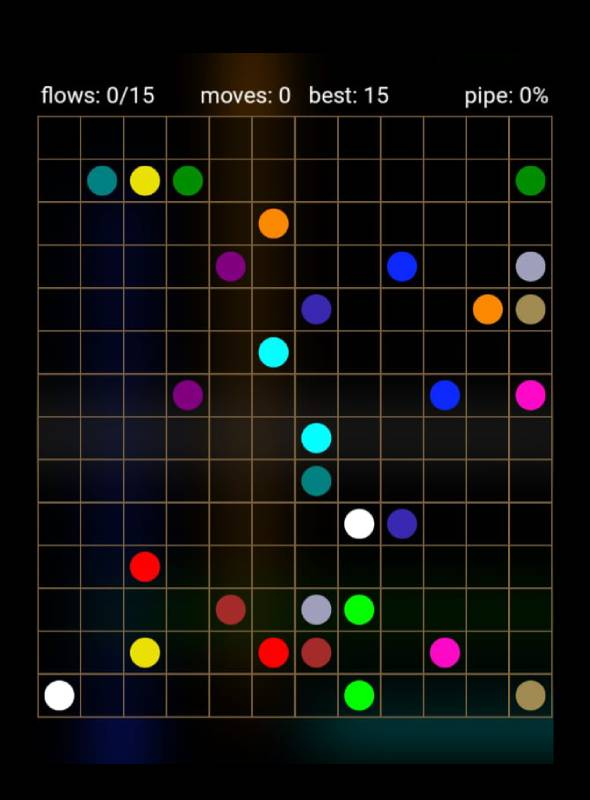
#> input picture Flow Free Game/15x15.jpg, 590 x 800 px
$ python -i grid_extractor.py   (imports and definitions only)
#> lines starting #> are read from the running program, lines starting #| are printed output that depends on the picture; after the words box and inside, x2 and y2 are one past the last pixel; in counts of white or black regions, pixels touching at a corner belong together
import cv2
import numpy as np
import os
from typing import Optional, Tuple

class GridExtractor:
    """
    Class to extract the grid from an input image.

    Attributes:
        width (int): The width of the output grid image.
        height (int): The height of the output grid image.
        image_path (str): The path to the input image file.
        raw_image (numpy.ndarray): The raw input image.
    """

    def __init__(self, image_path: str, width: int = 500, height: int = 500) -> None:
        """
        Initialize the GridExtractor with the path to the input image and output dimensions.

        Args:
            image_path (str): The path to the input image file.
            width (int, optional): The width of the output grid image. Default is 500.
            height (int, optional): The height of the output grid image. Default is 500.
        """
#> called with image_path = '../Flow Free Game/15x15.jpg', width = 500, height = 500
        self.width = width
        self.height = height
        self.image_path = image_path
        self.raw_image = cv2.imread(image_path)
#> self.raw_image is the input picture: shape (800, 590, 3); mean B, G, R 16.2, 17.7, 18.3
        self.preprocessed_image = self._preprocess_image()

    def _preprocess_image(self) -> np.ndarray:
        """
        Preprocess the input image.

        Returns:
            numpy.ndarray: The preprocessed image.
        """
        canny_image = cv2.Canny(self.raw_image, 100, 200)
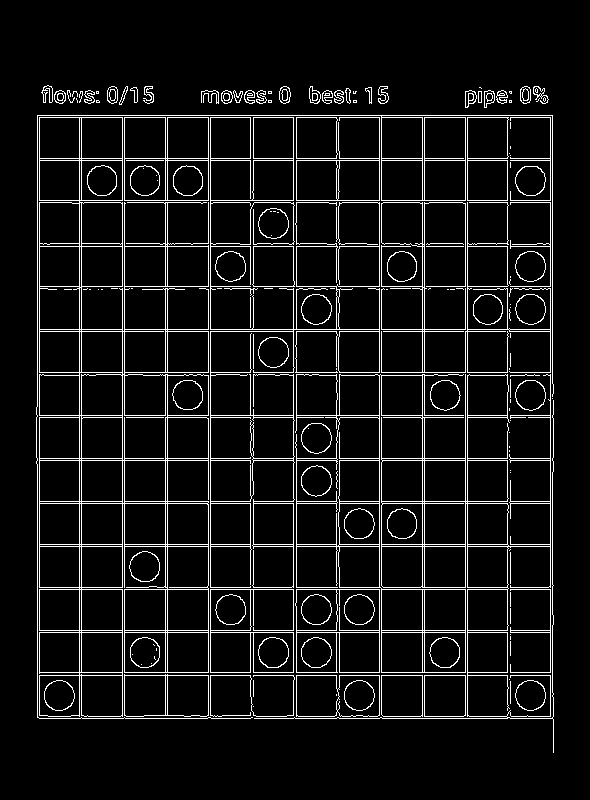
#> canny_image: shape (800, 590); 7.3% white in thin lines or dots, all inside (x1, y1, x2, y2) = (36, 85, 554, 753)
        return canny_image

    def _reorder(self, points: np.ndarray) -> np.ndarray:
        """
        Reorder the points in the contour to a specific order.

        Args:
            points (numpy.ndarray): The points in the contour.

        Returns:
            numpy.ndarray: The reordered points.
        """
        points = points.reshape((4, 2))
        points_new = np.zeros((4, 1, 2), dtype=np.int32)
        add = points.sum(1)
        points_new[0] = points[np.argmin(add)]
        points_new[3] = points[np.argmax(add)]
        diff = np.diff(points, axis=1)
        points_new[1] = points[np.argmin(diff)]
        points_new[2] = points[np.argmax(diff)]
        return points_new

    def _find_largest_contour(self, image: np.ndarray) -> Optional[np.ndarray]:
        """
        Find the largest contour in the given image.

        Args:
            image (numpy.ndarray): The input image.

        Returns:
            Optional[numpy.ndarray]: The largest contour found, or None if no suitable contour is found.
        """
        contours, _ = cv2.findContours(image, cv2.RETR_EXTERNAL, cv2.CHAIN_APPROX_SIMPLE)
#> contours = 132 contours, 78 with area under 20; largest, box (x1, y1, x2, y2) and area: (39, 117, 209, 717) 76000, (254, 374, 554, 753) 43682, (210, 117, 380, 588) 15616, (124, 117, 209, 201) 6891, (36, 115, 554, 719) 6810
        max_area = 0
        largest_contour = None

        for contour in contours:
            area = cv2.contourArea(contour)
            if area > 60000:
                perimeter = cv2.arcLength(contour, True)
                approx = cv2.approxPolyDP(contour, 0.002 * perimeter, True)
                if area > max_area and len(approx) == 4:
                    max_area = area
                    largest_contour = approx
#> this loop made 132 passes
#> (area, perimeter) on pass 91: (76000, 4691)
#> area on passes 3, 6, 7, 8, 10, 16: 715, 1679.5, 1678, 3335.5, 3394.5, 83.5
#> after the loop, max_area = 0

        return largest_contour

    def extract_grid(self) -> Optional[np.ndarray]:
        """
        Extract the grid from the preprocessed image.

        Returns:
            Optional[numpy.ndarray]: The extracted grid image, or None if no grid is detected.
        """
        largest_contour = self._find_largest_contour(self.preprocessed_image)
        if largest_contour is not None:
            largest_contour = self._reorder(largest_contour)
            pts1 = np.float32(largest_contour)
            pts2 = np.float32([[0, 0], [self.width, 0], [0, self.height], [self.width, self.height]])
            matrix = cv2.getPerspectiveTransform(pts1, pts2)
            warped_image = cv2.warpPerspective(self.raw_image, matrix, (self.width, self.height))
            return warped_image
        else:
            print("No grid detected in the image.")
            return None

    def save_grid(self, grid_image: Optional[np.ndarray]) -> None:
        """
        Save the extracted grid image to the raw_matrices folder with the same name as the input image.

        Args:
            grid_image (Optional[numpy.ndarray]): The grid image to be saved.
        """
        if grid_image is not None:
            file_name = os.path.basename(self.image_path)
            output_dir = os.path.join(os.path.dirname(__file__), "..", "dataset", "raw_matrices", "Image", file_name)
            cv2.imwrite(output_dir, grid_image)
            print(f"Grid extracted and saved successfully as {file_name}.")
        else:
            print("Failed to save the grid image. No grid detected or extracted.")

>>> result = GridExtractor('../Flow Free Game/15x15.jpg').extract_grid()

$ run again, on Flow Free Game/5x5.jpg
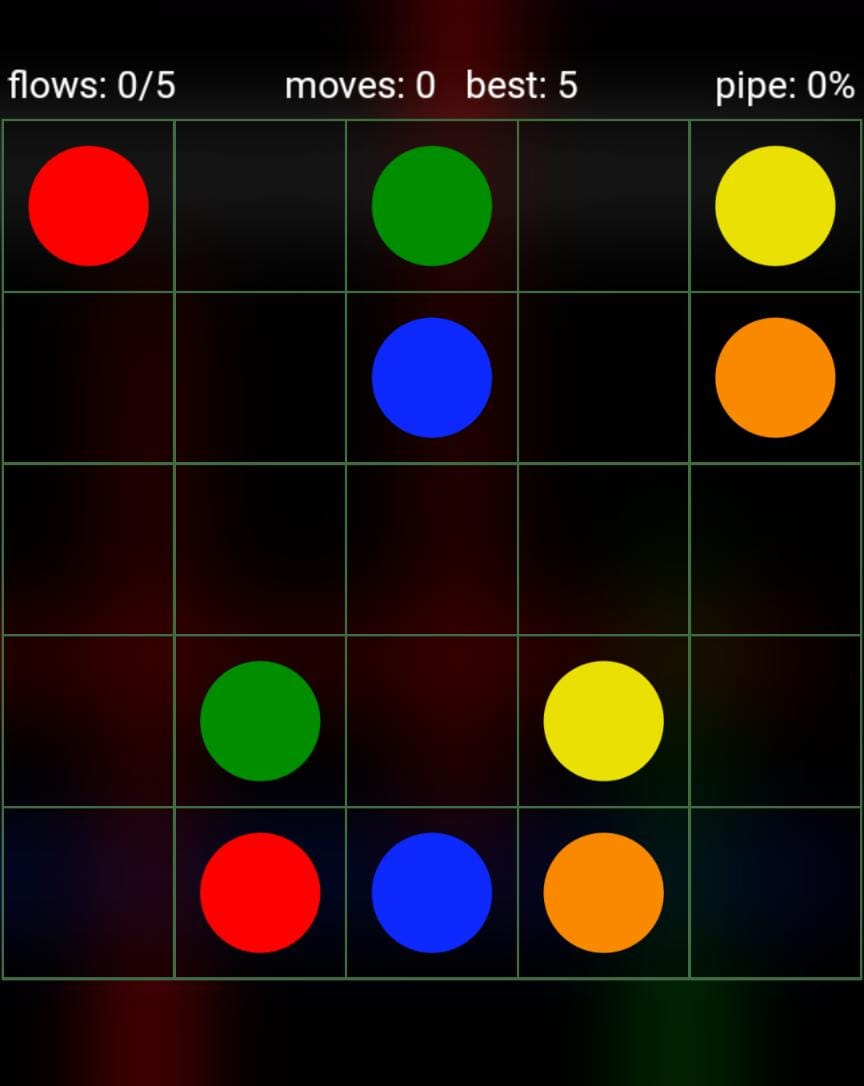
#> input picture Flow Free Game/5x5.jpg, 864 x 1086 px
#> in __init__, self.raw_image is the input picture: shape (1086, 864, 3); mean B, G, R 14.1, 21.2, 32.8
#> in _preprocess_image, `canny_image = cv2.Canny(self.raw_image, 100, 200)`:
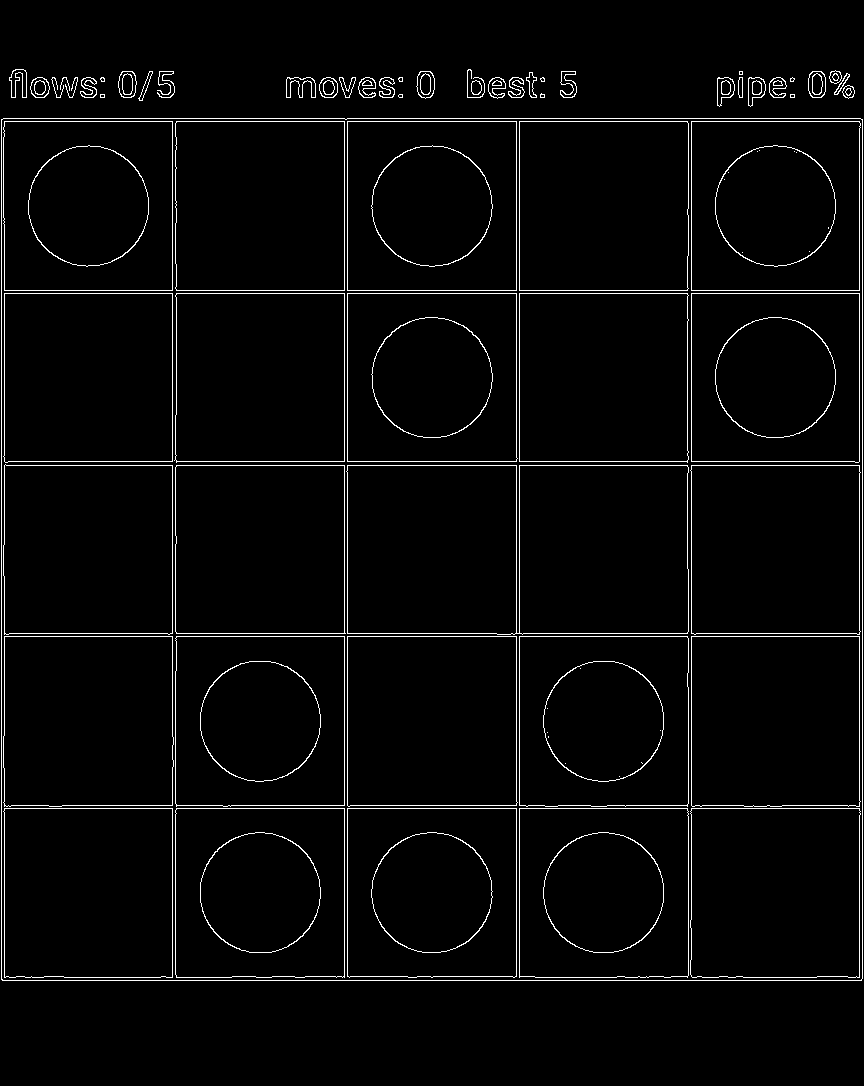
#> canny_image: shape (1086, 864); 3% white in thin lines or dots, all inside (x1, y1, x2, y2) = (1, 69, 863, 981)
#> contours = 39 contours, 13 with area under 20; largest, box (x1, y1, x2, y2) and area: (1, 118, 863, 981) 742175, (416, 71, 435, 99) 402, (808, 71, 826, 98) 399, (118, 71, 137, 98) 398, (748, 77, 766, 107) 344
#> the loop in _find_largest_contour, `for contour in contours:` made 39 passes
#> (area, perimeter, max_area, largest_contour) on pass 1: (742175, 3444.5, 742175, [[1, 119], [1, 979], [861, 980], [862, 119]])
#> after the loop in _find_largest_contour, `for contour in contours:`: max_area = 742175
#> in extract_grid, `largest_contour = self._find_largest_contour(self.preprocessed_image)`: largest_contour = [[1, 119], [1, 979], [861, 980], [862, 119]]
#> add = [120, 980, 1841, 981]
#> diff = [118, 978, 119, -743]
#> in extract_grid, `largest_contour = self._reorder(largest_contour)`: largest_contour = [[1, 119], [862, 119], [1, 979], [861, 980]]
#> matrix = [[0.581, 1.16e-20, -0.581], [-1.65e-17, 0.581, -69.09], [1.35e-06, -1.35e-06, 1]]
#> in extract_grid, `warped_image = cv2.warpPerspective(self.raw_image, matrix, (self.width..`:
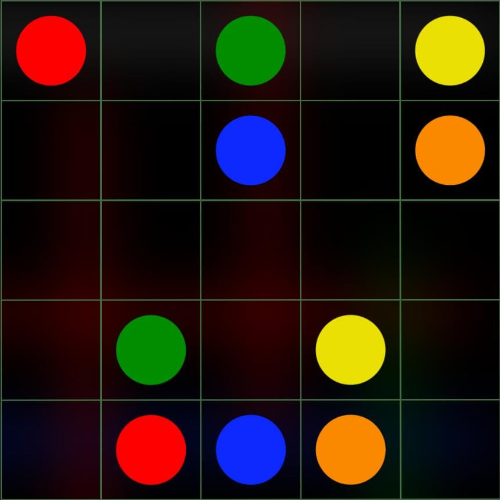
#> warped_image: shape (500, 500, 3); mean B, G, R 15.3, 23.7, 36.8

$ run again, on Flow Free Game/6x6.jpg
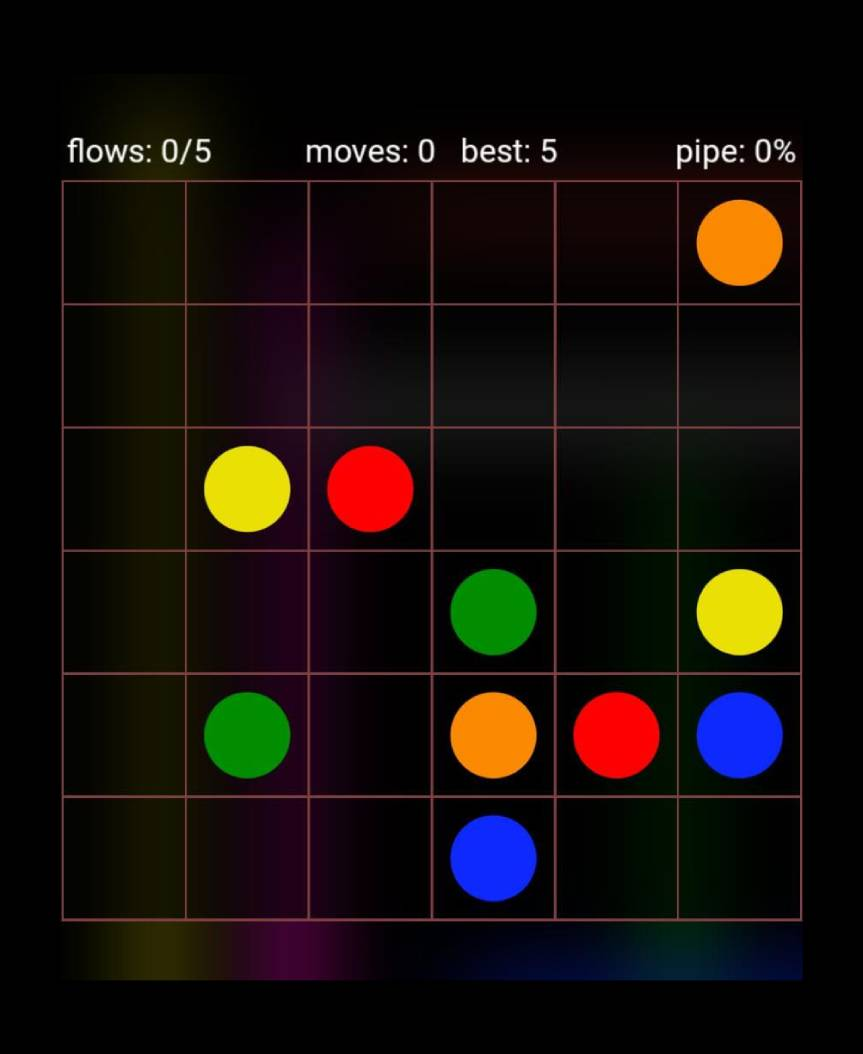
#> input picture Flow Free Game/6x6.jpg, 863 x 1054 px
#> in __init__, self.raw_image is the input picture: shape (1054, 863, 3); mean B, G, R 11.2, 15, 21.8
#> in _preprocess_image, `canny_image = cv2.Canny(self.raw_image, 100, 200)`:
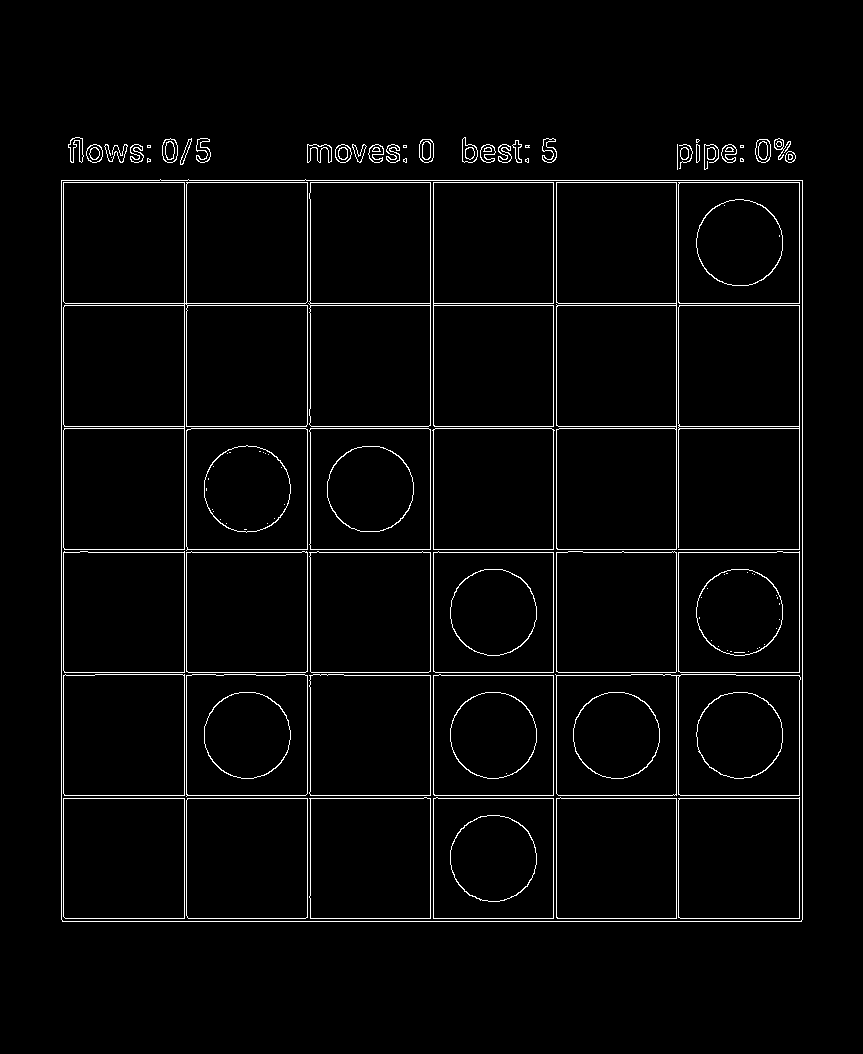
#> canny_image: shape (1054, 863); 2.9% white in thin lines or dots, all inside (x1, y1, x2, y2) = (61, 137, 803, 922)
#> contours = 39 contours, 14 with area under 20; largest, box (x1, y1, x2, y2) and area: (61, 179, 803, 922) 549081, (162, 138, 178, 163) 305, (755, 139, 771, 163) 300, (419, 139, 434, 163) 292, (462, 137, 478, 163) 260
#> the loop in _find_largest_contour, `for contour in contours:` made 39 passes
#> (area, perimeter, max_area, largest_contour) on pass 1: (549081, 2965.3, 549081, [[61, 180], [62, 921], [801, 921], [802, 180]])
#> after the loop in _find_largest_contour, `for contour in contours:`: max_area = 549081
#> in extract_grid, `largest_contour = self._find_largest_contour(self.preprocessed_image)`: largest_contour = [[61, 180], [62, 921], [801, 921], [802, 180]]
#> add = [241, 983, 1722, 982]
#> diff = [119, 859, 120, -622]
#> in extract_grid, `largest_contour = self._reorder(largest_contour)`: largest_contour = [[61, 180], [802, 180], [62, 921], [801, 921]]
#> matrix = [[0.674, -0.00091, -40.97], [-1.77e-17, 0.673, -121.1], [-7.69e-20, -3.64e-06, 1]]
#> in extract_grid, `warped_image = cv2.warpPerspective(self.raw_image, matrix, (self.width..`:
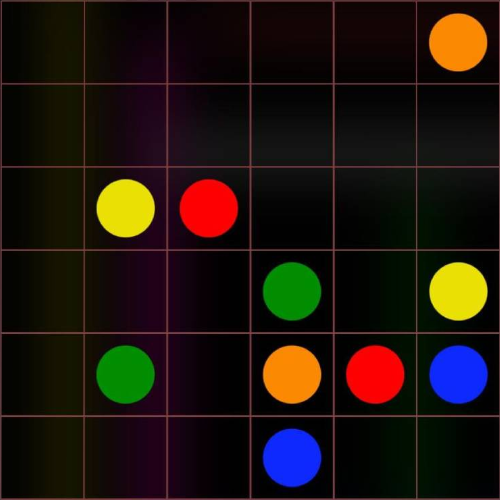
#> warped_image: shape (500, 500, 3); mean B, G, R 14.3, 21.1, 31.3

$ run again, on Flow Free Game/7x7.jpg
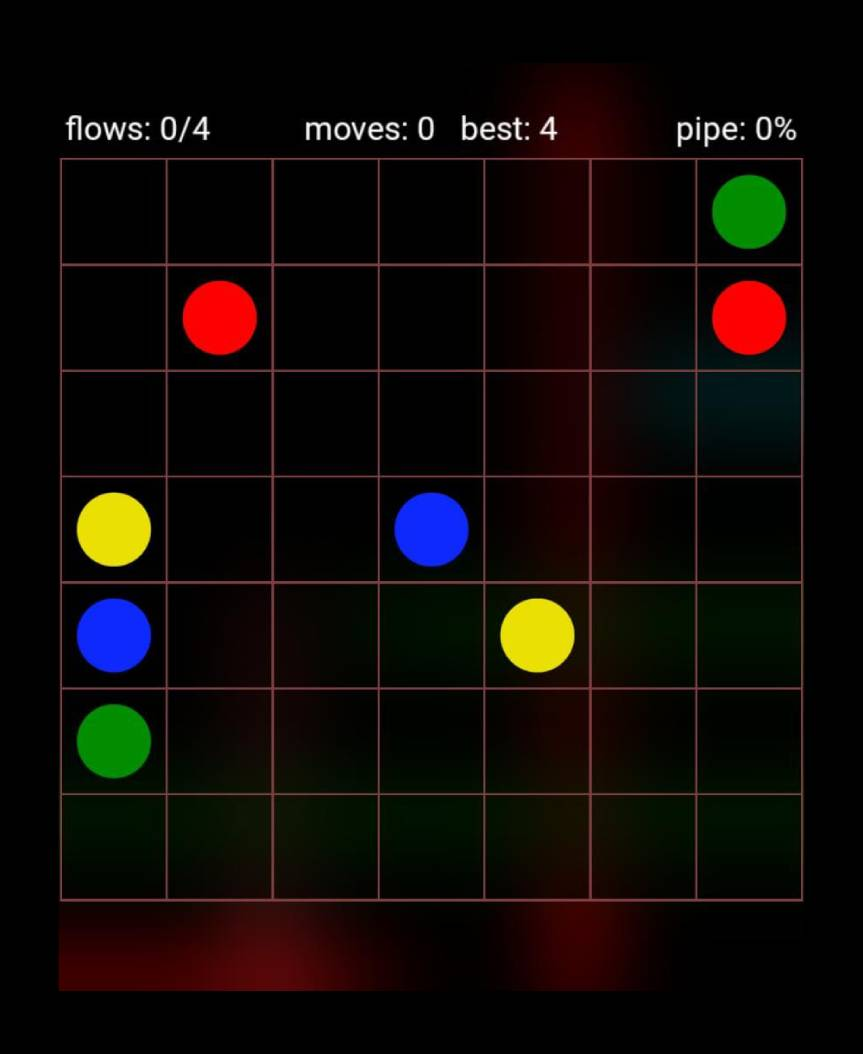
#> input picture Flow Free Game/7x7.jpg, 863 x 1054 px
#> in __init__, self.raw_image is the input picture: shape (1054, 863, 3); mean B, G, R 7.3, 10.4, 15.9
#> in _preprocess_image, `canny_image = cv2.Canny(self.raw_image, 100, 200)`:
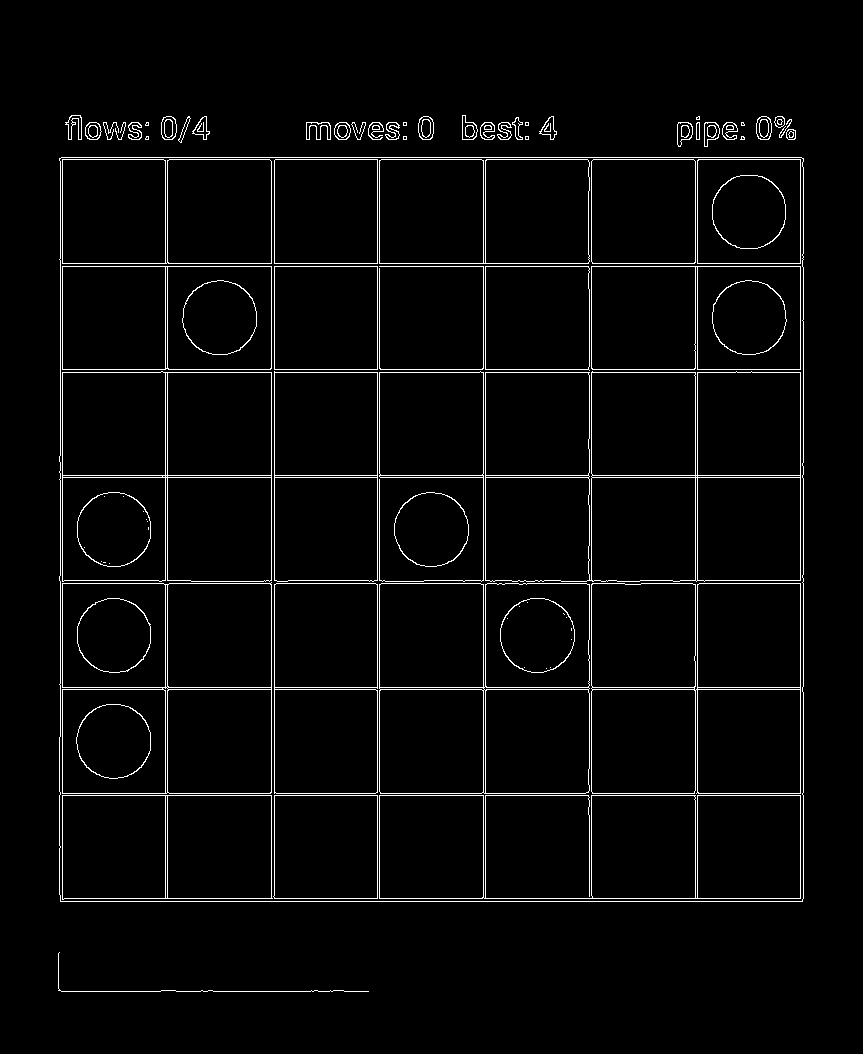
#> canny_image: shape (1054, 863); 3.1% white in thin lines or dots, all inside (x1, y1, x2, y2) = (58, 115, 804, 992)
#> contours = 39 contours, 15 with area under 20; largest, box (x1, y1, x2, y2) and area: (59, 157, 804, 902) 552926, (161, 116, 177, 140) 304, (418, 116, 434, 140) 304, (756, 116, 772, 140) 302, (677, 122, 693, 147) 265
#> the loop in _find_largest_contour, `for contour in contours:` made 39 passes
#> (area, perimeter, max_area, largest_contour) on pass 2: (552926, 2990.2, 552926, [[59, 158], [60, 901], [802, 901], [803, 158]])
#> after the loop in _find_largest_contour, `for contour in contours:`: max_area = 552926
#> in extract_grid, `largest_contour = self._find_largest_contour(self.preprocessed_image)`: largest_contour = [[59, 158], [60, 901], [802, 901], [803, 158]]
#> add = [217, 961, 1703, 961]
#> diff = [99, 841, 99, -645]
#> in extract_grid, `largest_contour = self._reorder(largest_contour)`: largest_contour = [[59, 158], [803, 158], [60, 901], [802, 901]]
#> matrix = [[0.672, -0.000904, -39.49], [1.77e-17, 0.671, -106], [1.15e-19, -3.62e-06, 1]]
#> in extract_grid, `warped_image = cv2.warpPerspective(self.raw_image, matrix, (self.width..`:
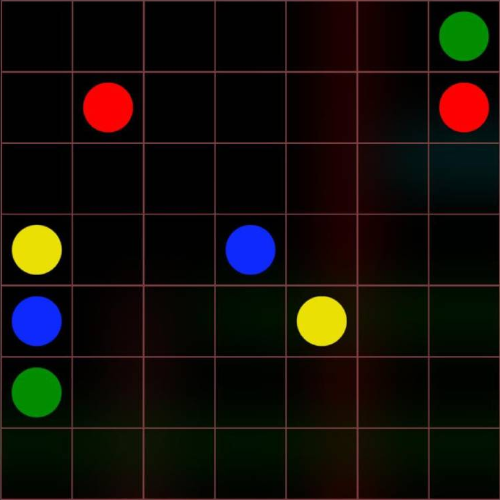
#> warped_image: shape (500, 500, 3); mean B, G, R 9.4, 14.5, 19.3
